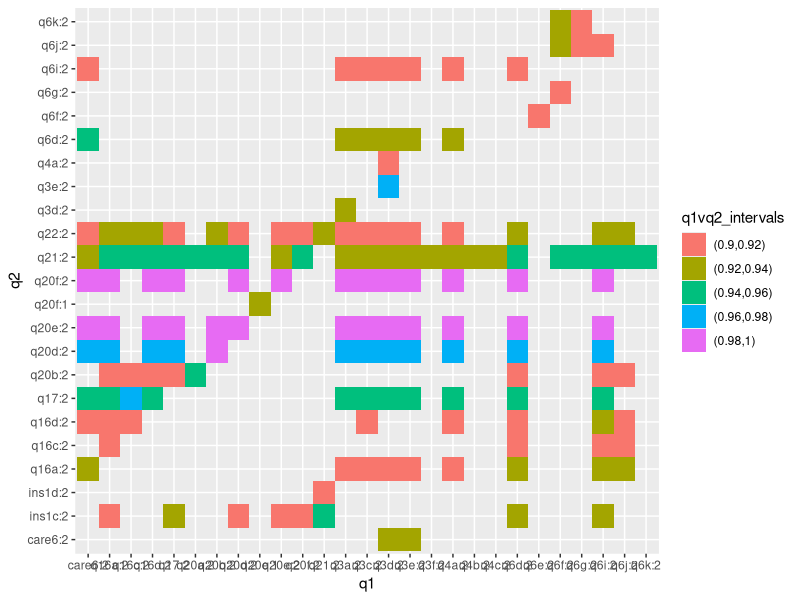
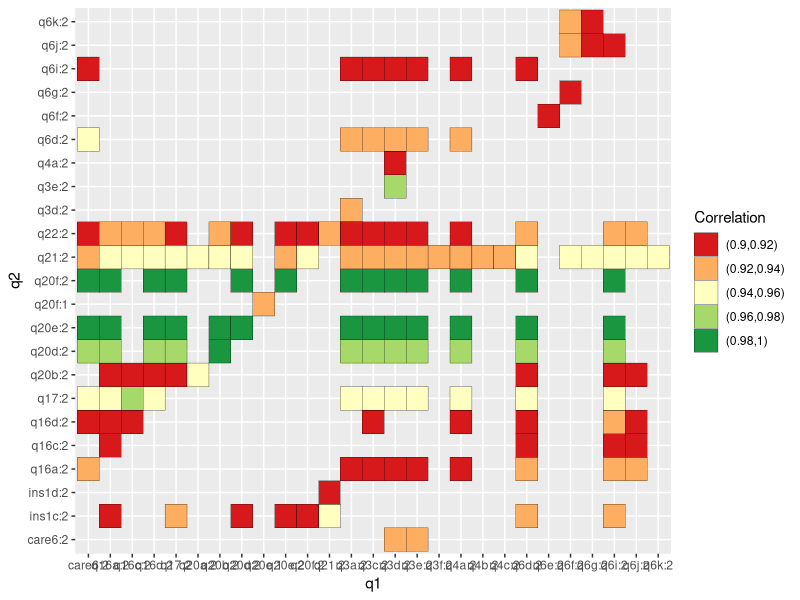
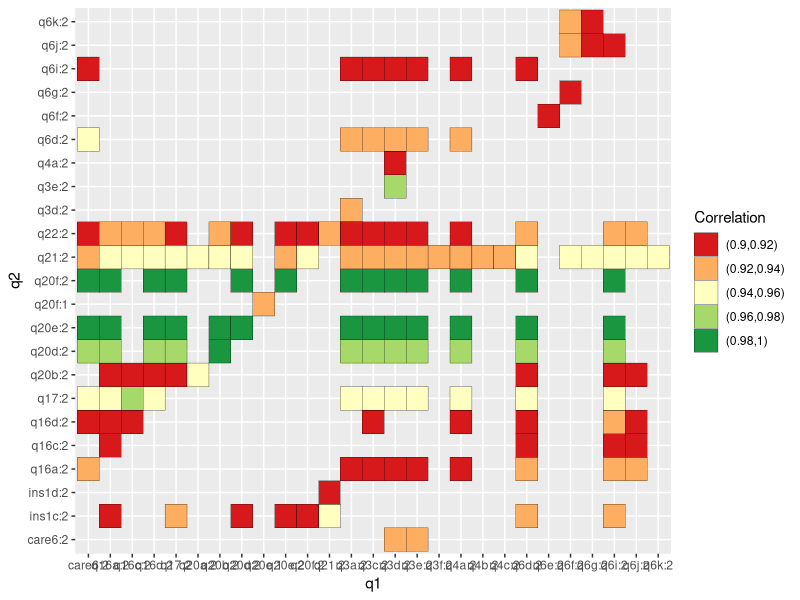

These charts were generated, in order, by the following R code:
##The data set chosen for the project is a survey data from pew research website. This raw data is about the Internet usage on finding health information. The survey is a called survey that raw data are basically categorical based on different options in different questions. The sample space contains 3014 rows with 122 columns representing the questions and options of the questionnaire. The purpose of this project is to find out the correlation between every question and every option of the questions, in order to improve the questionnaire for a more effective future survey. However, based on the raw data, questions are asked over the phone and most of the answer are categorical that without numerical correlations. We can only access the relation of the every data based on the probability of occurrence. Running over all the participants of survey, if the probabilities of occurrence between two questions are both are larger than 90%, we assume the two questions are double-way significant pairs. Less significantly, if there is only one probability of occurrence between two questions is larger than 90%, the pair will be consider as one-way significant, which is less important but still meaningful. For data cleaning, we follow the tidy date rules that make further analysis more convenient. Also, in order to get rid of the meaningless data, we consider the columns with no questions can be found in questionnaire script as invalid and should be eliminated. 




#Import raw data from excel file
data<-read.csv('health2012.csv')

#The raw data contains 3014 rows and 122 columns, which means there are 3014
#individuals participant in the survey and there are 122 questions and options in the questionnaire

ncol(data)
nrow(data)

#Based on the actual questionnaire script, we could eliminate some data that is not categorical and
#some of the questions are not found in the script--with no meaning.
data<-data[,-which(colnames(data)=='standwt')]
data<-data[,-which(colnames(data)=='weight')]
data<-data[,-which(colnames(data)=='FIPS')]
data<-data[,-which(colnames(data)=='state')]
data<-data[,-which(colnames(data)=='age')]
data<-data[,-which(colnames(data)=='q8os')]
data<-data[,-which(colnames(data)=='q23mos')]
data<-data[,-which(colnames(data)=='q26mos')]
data<-data[,-which(colnames(data)=='q29mos')]

#molten data and tidy data: move every column option into every individual interviewee.

insmaple_row<-sample(nrow(data),nrow(data)*0.8)
outsample_row<-sequence(nrow(data))[-insmaple_row]
data_insample<-data[insmaple_row,]
data_outsample<-data[outsample_row,]

#Should only consider options with occurance probability larger than 50%, so limit the sample that has to run the loop.
questions<-colnames(data_insample)[2:length(colnames(data_insample))]
level_string<-c()
level_length<-c()
t1<-0.5
for (i in 1:length(questions)){
  sublevel<-levels(factor(data_insample[,i+1]))
  level_length<-c(level_length,length(sublevel))
  for(j in 1:length(sublevel)){
    p<-length(which(data_insample[,i+1]==level_length[j]))/nrow(data_insample)
    if(p>t1){
      level_string<-c(level_string,paste0(questions[i],':',levels(factor(data_insample[,i+1]))[j]))
    }
    
  }
}

#res_matrix is the large matrix of every relation probability caculated and listed based on the clean data.

res_matrix<-matrix(0,nrow=length(level_string),ncol=length(level_string))
colnames(res_matrix)<-level_string
rownames(res_matrix)<-level_string
for(i in 1:length(level_string)){
  for(j in 1:length(level_string)){
    str_A<-level_string[i]
    str_B<-level_string[j]
    str_A_q<-strsplit(str_A,':')[[1]][1]
    str_A_a<-strsplit(str_A,':')[[1]][2]
    str_B_q<-strsplit(str_B,':')[[1]][1]
    str_B_a<-strsplit(str_B,':')[[1]][2]
    A_column<-which(colnames(data_insample)==str_A_q)
    B_column<-which(colnames(data_insample)==str_B_q)
    data_insample_sub<-data_insample[data_insample[,A_column]==str_A_a,]
    data_insample_subsub<-data_insample_sub[data_insample_sub[,B_column]==str_B_a,]
    if(nrow(data_insample_sub)==0){
      p<-0
    }else{
      p<-round(nrow(data_insample_subsub)/nrow(data_insample_sub),digits = 4)
    }
    res_matrix[i,j]<-p
  }
}

#Set: If the probability that the both qustions have impact on another is larfer than 90%, 
#we consider this two qustions are related. In some cases, the two questions could be
#two options of the same question. As a result, the question/option might be eliminated in the future questionnaire.
#There are two types of relations are calculated: 
#double-way significant pairs: both have more than 90% probability of occurance of each other.
#one-way significant pairs: only one have more than 90% probability of occurance of another.

threhold<-0.9
dw_significant_pairs<-c()
ow_significant_pairs<-c()
for(i in 1:(nrow(res_matrix)-1)){
  for(j in (i+1):nrow(res_matrix)){
    if(res_matrix[i,j]>threhold&&res_matrix[j,i]>threhold){
      dw_significant_pairs<-rbind(dw_significant_pairs,c(colnames(res_matrix)[i],colnames(res_matrix)[j],res_matrix[i,j],res_matrix[j,i]))
      colnames(dw_significant_pairs) <- c("q1", "q2", "q1vq2", "q2vq1")
    }
  }
}
for(i in 1:(nrow(res_matrix))){
  for(j in 1:nrow(res_matrix)){
    if(res_matrix[i,j]>threhold){
      ow_significant_pairs<-rbind(ow_significant_pairs,c(colnames(res_matrix)[i],colnames(res_matrix)[j],res_matrix[i,j]))
      colnames(ow_significant_pairs) <- c("q1", "q2", "q1vq2_ow")
      
        
    }
  }
}

dw_significant_pairs_df <- data.frame(dw_significant_pairs)
ow_significant_pairs_df <- data.frame(ow_significant_pairs)

#plot and visualize significant pairs

dw_significant_pairs_df$q1vq2_intervals<- cut(as.numeric(dw_significant_pairs_df$q1vq2) , 5, label=c("(0.9,0.92)","(0.92,0.94)","(0.94,0.96)","(0.96,0.98)","(0.98,1)"))
dw_significant_pairs_df$q2vq1_intervals<- cut(as.numeric(dw_significant_pairs_df$q2vq1) , 5, label=c("(0.9,0.92)","(0.92,0.94)","(0.94,0.96)","(0.96,0.98)","(0.98,1)"))

library(ggplot2)

ggplot(data = dw_significant_pairs_df, aes(x=q1, y=q2, fill= q1vq2_intervals)) + geom_tile()

ggplot(dw_significant_pairs_df, aes(q1, q2)) + geom_tile(aes(fill=q1vq2_intervals),colour="black") + scale_fill_brewer(palette = "RdYlGn",name="Correlation") 

ggsave(file="correlation_q1vq2.png")

#Using the same method, the relation from q2 to q1 can be plotted.
  
#Forward steps:
  #For a better focus on the relationship between questions and for a better efficiency of this data organization, some columns of the raw data have been eliminated.  For example, the “age” tab could be separate into different age categories instead of using all numbers from 18 to 100 or just eliminating the age data. We can do a separate research on the relationship between ages and the answers of questions.

